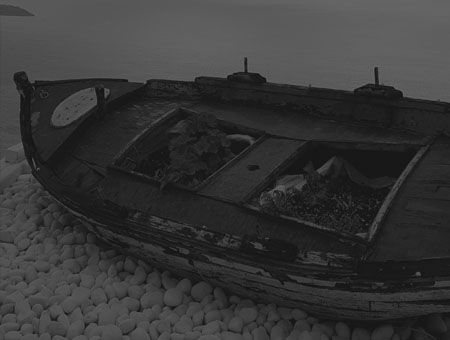
#> input picture opencv/images/minMax.jpg, 450 x 340 px
$ python ch15.py
#> lines starting #> are read from the running program, lines starting #| are printed output that depends on the picture
import numpy as np, cv2

image = cv2.imread("../images/minMax.jpg", cv2.IMREAD_GRAYSCALE)
#> image is the input picture: shape (340, 450); min 13, max 107, mean 54.6
if image is None: raise Exception("영상파일 읽기 오류 발생")

min_val, max_val, _, _ = cv2.minMaxLoc(image)
#> min_val = 13; max_val = 107

ratio = 255 / (max_val - min_val)
#> ratio = 2.71
dst = np.round((image - min_val) * ratio).astype('uint8')
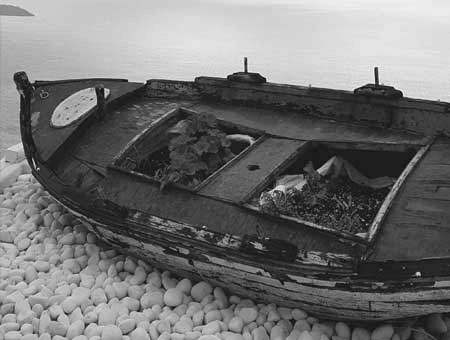
#> dst: shape (340, 450); min 0, max 255, mean 112.9
min_dst, max_dst, _, _ = cv2.minMaxLoc(dst)
#> min_dst = 0; max_dst = 255

print("원본 영상 최솟값 = %d, 최댓값 = %d" % (min_val, max_val))
#| 원본 영상 최솟값 = 13, 최댓값 = 107
print("수정 영상 최솟값 = %d, 최댓값 = %d" % (min_dst, max_dst))
#| 수정 영상 최솟값 = 0, 최댓값 = 255
cv2.imshow('image', image)
cv2.imshow('dst', dst)
cv2.waitKey(0)

$ run again, with opencv/images/..jpg copied over opencv/images/minMax.jpg
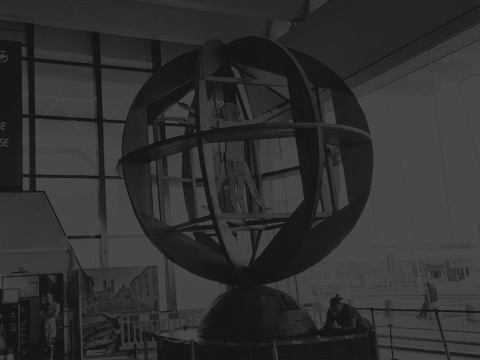
#> input picture opencv/images/..jpg, 480 x 360 px
#> image is the input picture: shape (360, 480); min 14, max 76, mean 47.4
#> min_val = 14; max_val = 76
#> ratio = 4.11
#> `dst = np.round((image - min_val) * ratio).astype('uint8')`:
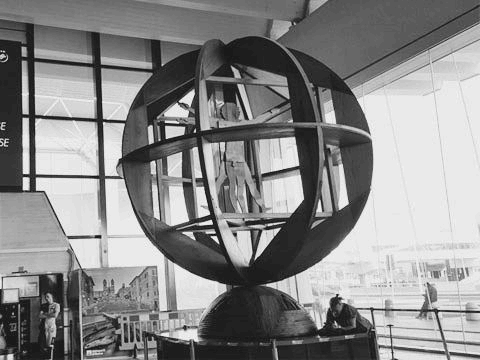
#> dst: shape (360, 480); min 0, max 255, mean 137.4
#> min_dst = 0; max_dst = 255
#| 원본 영상 최솟값 = 14, 최댓값 = 76
#| 수정 영상 최솟값 = 0, 최댓값 = 255
